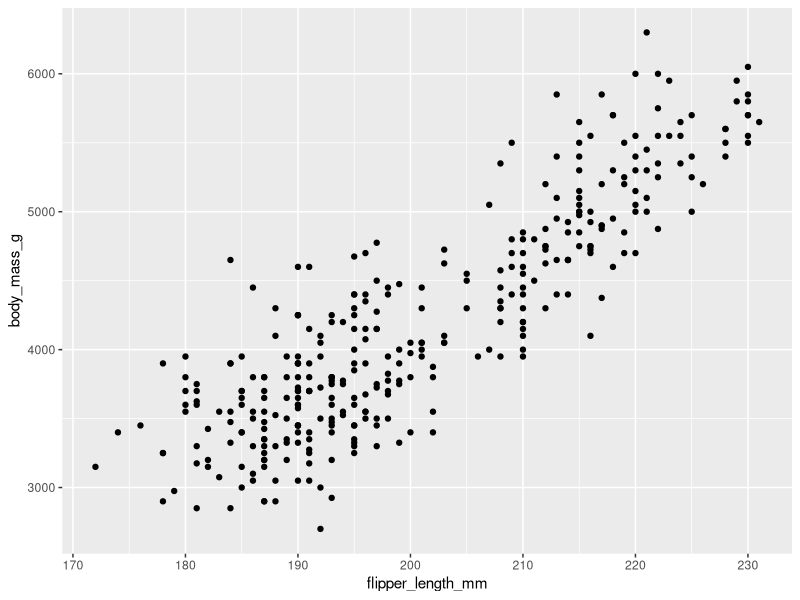
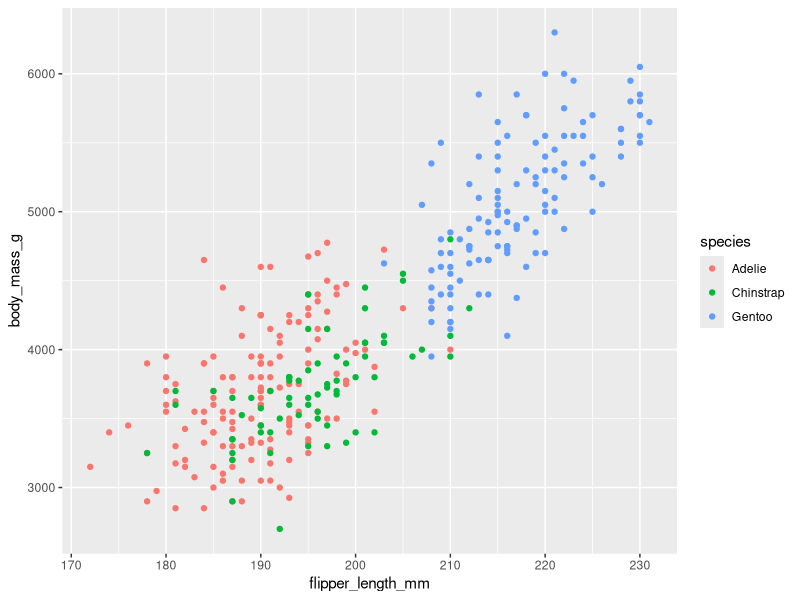
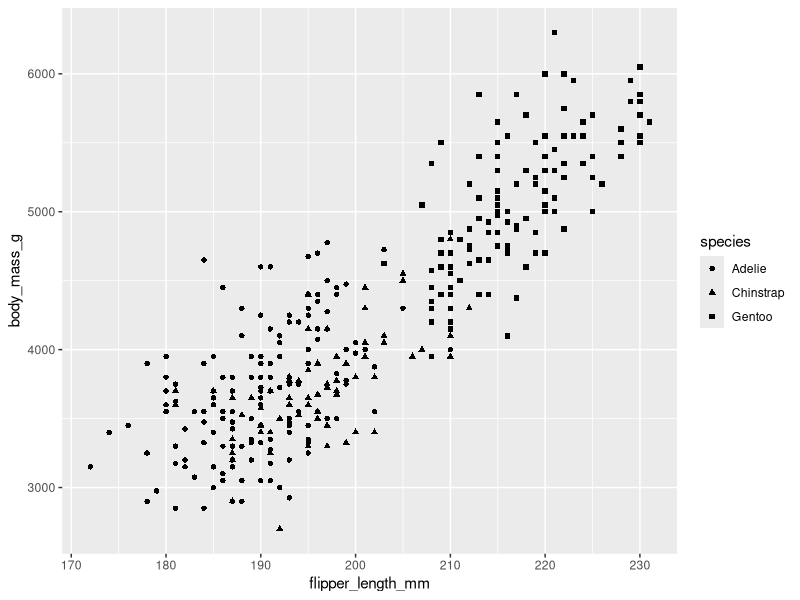
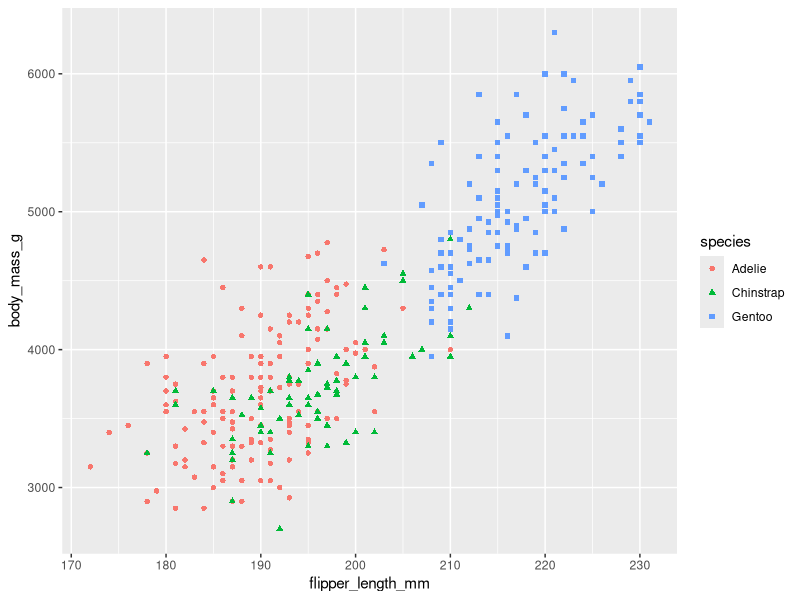
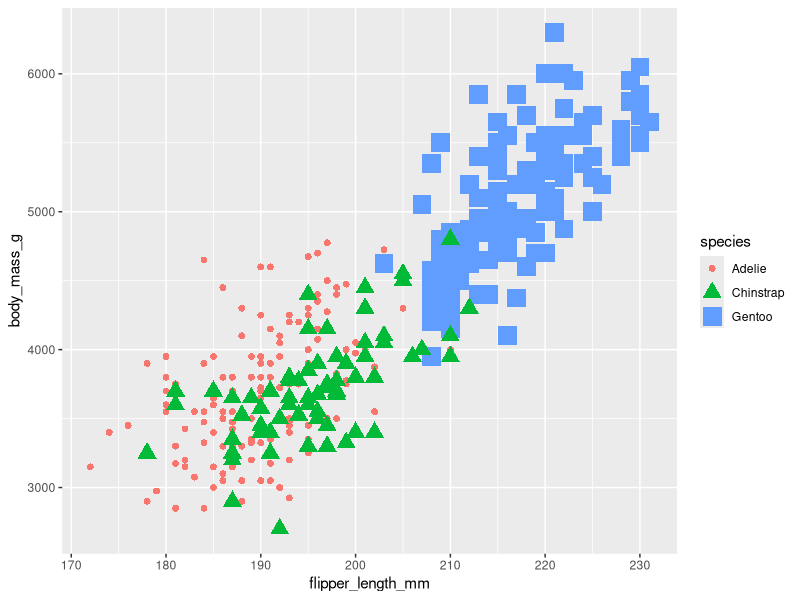
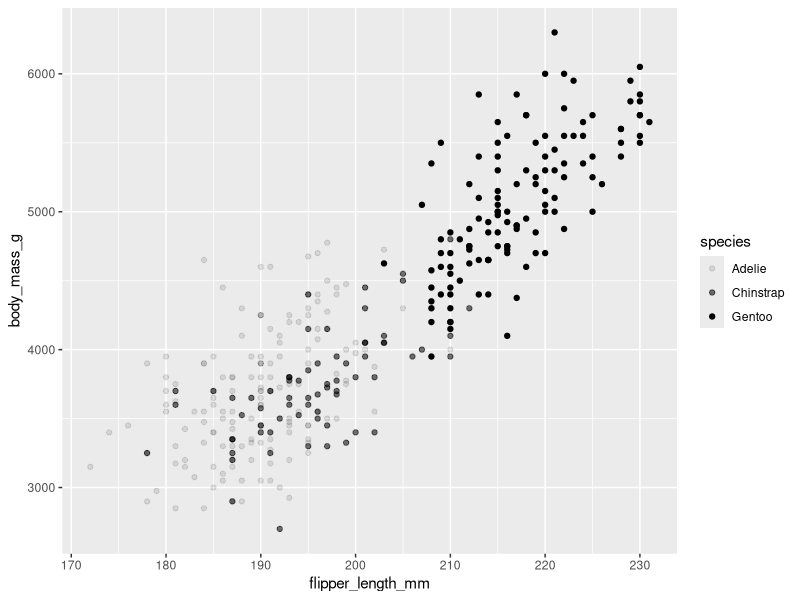
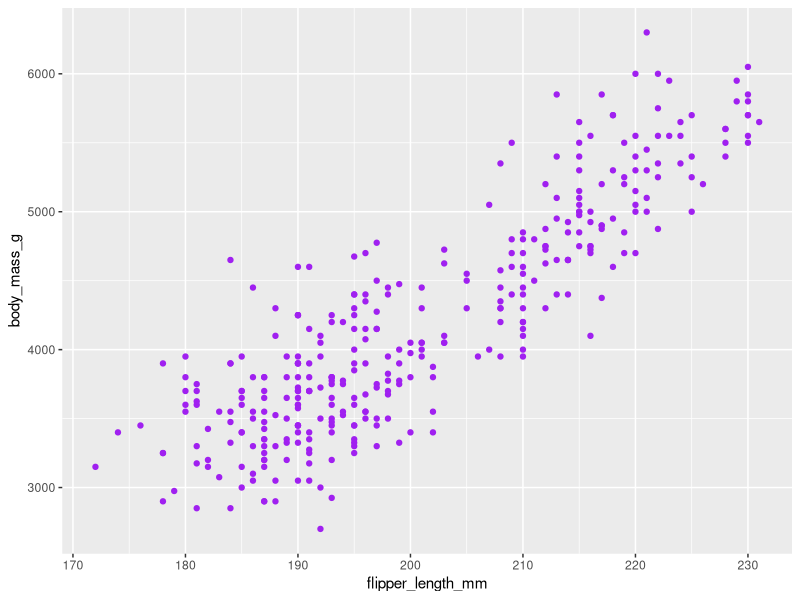

Generate these figures, in order, with R:
#load initial library
library(ggplot2)
library(palmerpenguins)

#initial ggplot to start with
ggplot(data=penguins) + geom_point(mapping=aes(x=flipper_length_mm,y=body_mass_g))

#add another variable - color and map it to species.
ggplot(data=penguins) + geom_point(mapping=aes(x=flipper_length_mm,y=body_mass_g,color=species))

#instead of color, change it to shapes.
ggplot(data=penguins) + geom_point(mapping=aes(x=flipper_length_mm,y=body_mass_g,shape=species))

#map both color and shape to species.
ggplot(data=penguins) + geom_point(mapping=aes(x=flipper_length_mm,y=body_mass_g,shape=species,color=species))

#also add in size mapped to species
ggplot(data=penguins) + geom_point(mapping=aes(x=flipper_length_mm,y=body_mass_g,shape=species,color=species,size=species))

#map alpha aesthetic to species (makes them more or less transparent)
ggplot(data=penguins) + geom_point(mapping=aes(x=flipper_length_mm,y=body_mass_g,alpha=species))

#change all to purple
ggplot(data=penguins) + geom_point(mapping=aes(x=flipper_length_mm,y=body_mass_g),color="purple")